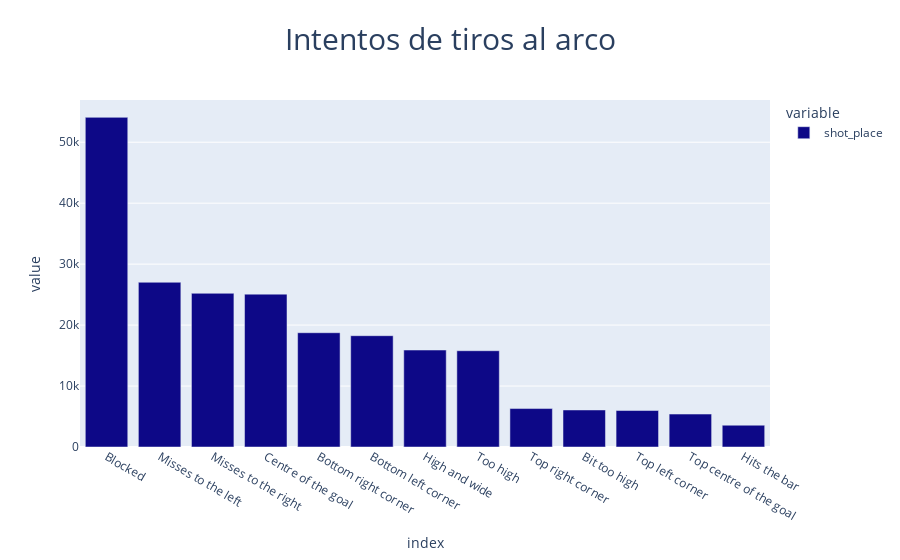

The notebook cell saved with this chart:
### Markdown cell above
<br><br><br>

### Code cell
# Agrupamos los resultados de los intentos de tiros al arco  y sus resultados
intentos_de_tiros = events_clean_1['shot_place'].value_counts()
bar1 = px.bar(intentos_de_tiros, color_discrete_sequence=px.colors.sequential.Plasma,title= "Intentos de tiros al arco")

bar1.update_layout(title_x=0.5, title_font_size=30)

### Figure 1 — Plotly figure (JSON) as saved in the notebook; plotly's stock layout.template omitted (floating-point values rounded to 4 significant figures)
{"data": [{"alignmentgroup": "True", "hovertemplate": "variable=shot_place<br>index=%{x}<br>value=%{y}<extra></extra>", "legendgroup": "shot_place", "marker": {"color": "#0d0887", "pattern": {"shape": ""}}, "name": "shot_place", "offsetgroup": "shot_place", "orientation": "v", "showlegend": true, "textposition": "auto", "type": "bar", "x": ["Blocked", "Misses to the left", "Misses to the right", "Centre of the goal", "Bottom right corner", "Bottom left corner", "High and wide", "Too high", "Top right corner", "Bit too high", "Top left corner", "Top centre of the goal", "Hits the bar"], "xaxis": "x", "y": [54081, 27024, 25213, 25079, 18748, 18260, 15910, 15793, 6306, 6077, 5983, 5402, 3575], "yaxis": "y"}], "layout": {"barmode": "relative", "legend": {"title": {"text": "variable"}, "tracegroupgap": 0}, "title": {"font": {"size": 30}, "text": "Intentos de tiros al arco", "x": 0.5}, "xaxis": {"anchor": "y", "domain": [0, 1], "title": {"text": "index"}}, "yaxis": {"anchor": "x", "domain": [0, 1], "title": {"text": "value"}}}}
